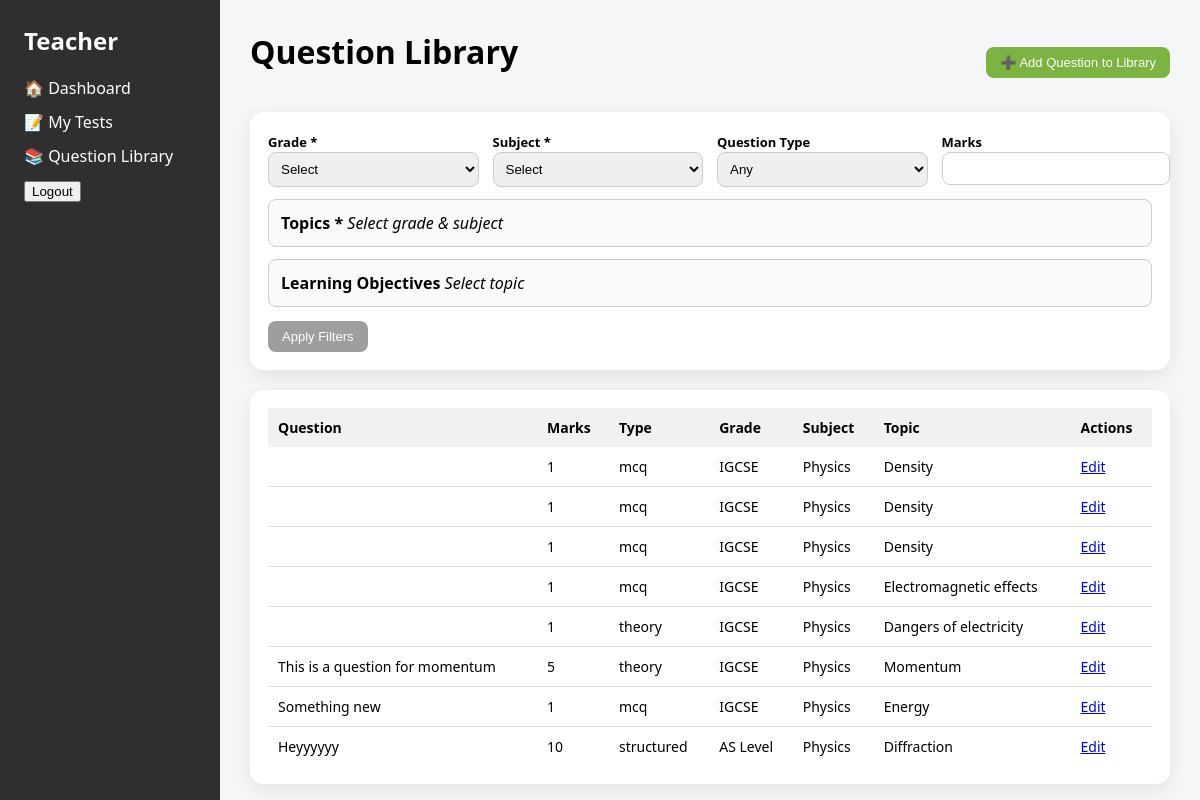
The app's page /questions/ (signed in), older data.
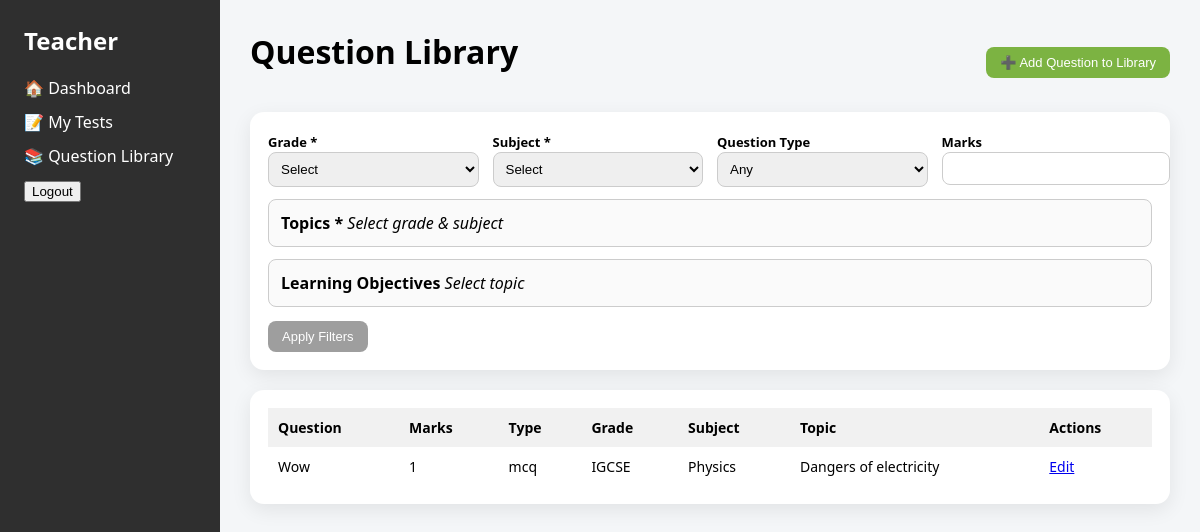
The same page, newer data.
### core/models.py (models this page shows, shortened)
class Question(models.Model):
    QUESTION_TYPES = [
        ("mcq", "MCQ"),
        ("theory", "Theory"),
        ("structured", "Structured"),
        ("practical", "Practical"),
    ]
    grade = models.ForeignKey(Grade, on_delete=models.PROTECT)
    subject = models.ForeignKey(Subject, on_delete=models.PROTECT)
    topic = models.ForeignKey(Topic, on_delete=models.PROTECT)
    year = models.PositiveIntegerField(null=True, blank=True)
    learning_objectives = models.ManyToManyField(
        LearningObjective,
        related_name="questions"
    )
    question_text = models.TextField()
    answer_text = models.TextField(blank=True)
    marks = models.PositiveIntegerField(default=1)
    question_type = models.CharField(
        max_length=20,
        choices=QUESTION_TYPES
    )
    created_by = models.ForeignKey(
        User,
        on_delete=models.CASCADE,
        related_name="questions"
    )
    created_at = models.DateTimeField(auto_now_add=True)

class Grade(models.Model):
    name = models.CharField(max_length=50)
    class Meta:
        ordering = ["name"]
        verbose_name = "Grade"
        verbose_name_plural = "Grades"

class Subject(models.Model):
    name = models.CharField(max_length=100)
    class Meta:
        ordering = ["name"]

class Topic(models.Model):
    name = models.CharField(max_length=150)
    grade = models.ForeignKey(
        Grade,
        on_delete=models.CASCADE,
        related_name="topics"
    )
    subject = models.ForeignKey(
        Subject,
        on_delete=models.CASCADE,
        related_name="topics"
    )
    class Meta:
        unique_together = ("name", "grade", "subject")
        ordering = ["grade__name", "subject__name", "name"]

### core/views.py (the view)
# urls.py: path("questions/", views.question_library, name="question_library"),
@login_required
def question_library(request):
    qs = Question.objects.filter(
        created_by=request.user
    ).select_related("grade", "subject", "topic").prefetch_related("learning_objectives")
    grade = request.GET.get("grade")
    subject = request.GET.get("subject")
    qtype = request.GET.get("question_type")
    marks = request.GET.get("marks")
    year = request.GET.get("year")
    if grade:
        qs = qs.filter(grade_id=grade)
    if subject:
        qs = qs.filter(subject_id=subject)
    if qtype:
        qs = qs.filter(question_type=qtype)
    if marks:
        qs = qs.filter(marks=marks)
    if year:
        qs = qs.filter(year=year)
    topics = request.GET.getlist("topics[]")
    if topics:
        qs = qs.filter(topic_id__in=topics)
    los = request.GET.getlist("los[]")
    if los:
        qs = qs.filter(learning_objectives__id__in=los).distinct()
    return render(
        request,
        "teacher/question_library.html",
        {
            "questions": qs,
            "grades": Grade.objects.all(),
            "subjects": Subject.objects.all(),
            "topics": Topic.objects.all(),
        }
    )

### core/templates/teacher/question_library.html (shortened to what this page needs)
{% extends "teacher/teacher_base.html" %}
{% block content %}
{% with test_id=request.GET.import_to_test %}
<div class="action-bar">
  <h1>Question Library</h1>
  <a href="{% url 'add_question' %}" target="_blank">
    <button class="btn green">➕ Add Question to Library</button>
  </a>
</div>
<form method="get" class="filters" id="filterForm">
  <div class="filter-grid">
    <div>
      <label>Grade *</label>
      <select id="gradeSelect" name="grade" required>
        <option value="">Select</option>
      </select>
    </div>
    <div>
      <label>Subject *</label>
      <select id="subjectSelect" name="subject" required>
        <option value="">Select</option>
      </select>
    </div>
    <div>
      <label>Question Type</label>
      <select name="question_type">
        <option value="">Any</option>
      </select>
    </div>
    <div>
      <label>Marks</label>
      <input type="number" name="marks">
    </div>
  </div>
  <div class="topics" id="topicsBox">
    <strong>Topics *</strong>
    <em>Select grade & subject</em>
  </div>
  <div class="lo-box" id="loBox">
    <strong>Learning Objectives</strong>
    <em>Select topic</em>
  </div>
  <div style="margin-top:14px;">
    <button class="btn gray" type="submit">Apply Filters</button>
  </div>
</form>
<div class="table-wrap">
  <table>
    <thead>
      <tr>
        <th>Question</th>
        <th>Marks</th>
        <th>Type</th>
        <th>Grade</th>
        <th>Subject</th>
        <th>Topic</th>
        <th>Actions</th>
      </tr>
    </thead>
    <tbody>
      {% for q in questions %}
      <tr>
        <td>{{ q.question_text|striptags|truncatewords:18 }}</td>
        <td>{{ q.marks }}</td>
        <td>{{ q.question_type }}</td>
        <td>{{ q.grade.name }}</td>
        <td>{{ q.subject.name }}</td>
        <td>{{ q.topic.name }}</td>
        <td>
          <a href="{% url 'edit_question' q.id %}" target="_blank">Edit</a>
        </td>
      </tr>
      {% empty %}
      <tr>
        <td colspan="7"><em>No questions found</em></td>
      </tr>
      {% endfor %}
    </tbody>
  </table>
</div>
{% endwith %}
{% endblock %}

### core/templates/teacher/teacher_base.html (shortened to what this page needs)
<!DOCTYPE html>
<html lang="en">
<head>
</head>
<body>
<div class="page">
  <aside class="sidebar">
    <h2>Teacher</h2>
    <a href="{% url 'teacher_dashboard' %}">🏠 Dashboard</a>
    <a href="{% url 'tests_list' %}">📝 My Tests</a>
    <a href="{% url 'question_library' %}">📚 Question Library</a>
    <form method="post" action="{% url 'logout' %}">
      <button type="submit">Logout</button>
    </form>
  </aside>
  <main class="main">
    {% block content %}{% endblock %}
  </main>
</div>
</body>
</html>

### core/templates/teacher/teacher_base.html (style rules this page uses)
body { margin: 0; font-family: system-ui, -apple-system, BlinkMacSystemFont; background: #f4f6f8; }
.page { display: grid; grid-template-columns: 220px 1fr; height: 100vh; }
.sidebar { background: #2f2f2f; color: white; padding: 24px; }
.sidebar h2 { margin-top: 0; }
.sidebar a { display: block; color: white; text-decoration: none; margin: 12px 0; }
.main { padding: 30px; overflow-y: auto; }

### core/templates/teacher/question_library.html (style rules this page uses)
h1 { margin-top: 0; }
.action-bar { display: flex; justify-content: space-between; align-items: center; margin-bottom: 18px; }
.btn { border: none; padding: 8px 14px; border-radius: 8px; cursor: pointer; font-size: 13px; }
.btn.green { background: #7cb342; color: white; }
.btn.gray { background: #9e9e9e; color: white; }
.filters { background: white; border-radius: 14px; padding: 18px; margin-bottom: 20px; box-shadow: 0 6px 20px rgba(0,0,0,.08); }
.filter-grid { display: grid; grid-template-columns: repeat(4, 1fr); gap: 14px; }
.filters label { font-weight: 600; font-size: 13px; }
.filters select, .filters input { width: 100%; padding: 8px; border-radius: 8px; border: 1px solid #ccc; }
.topics, .lo-box { margin-top: 12px; max-height: 220px; overflow-y: auto; border: 1px solid #ccc; border-radius: 8px; padding: 12px; background: #fafafa; }
.table-wrap { background: white; border-radius: 14px; padding: 18px; box-shadow: 0 6px 20px rgba(0,0,0,.08); }
table { width: 100%; border-collapse: collapse; }
th, td { text-align: left; padding: 10px; font-size: 14px; }
th { background: #f1f1f1; }
.topics, .lo-box { padding-left: 12px; }

Row changes from the older to the newer data that the page shows:
removed Question: marks "1", question_type "mcq", grade.name "IGCSE", subject.name "Physics", topic.name "Density"
removed Question: marks "1", question_type "mcq", grade.name "IGCSE", subject.name "Physics", topic.name "Density"
removed Question: marks "1", question_type "mcq", grade.name "IGCSE", subject.name "Physics", topic.name "Density"
removed Question: marks "1", question_type "mcq", grade.name "IGCSE", subject.name "Physics", topic.name "Electromagnetic effects"
removed Question: marks "1", question_type "theory", grade.name "IGCSE", subject.name "Physics", topic.name "Dangers of electricity"
removed Question: question_text "This is a question for momentum", marks "5", question_type "theory", grade.name "IGCSE", subject.name "Physics", topic.name "Momentum"
removed Question: question_text "Something new", marks "1", question_type "mcq", grade.name "IGCSE", subject.name "Physics", topic.name "Energy"
removed Question: question_text "Heyyyyyy", marks "10", question_type "structured", grade.name "AS Level", subject.name "Physics", topic.name "Diffraction"
added Question: question_text "Wow", marks "1", question_type "mcq", grade.name "IGCSE", subject.name "Physics", topic.name "Dangers of electricity"
